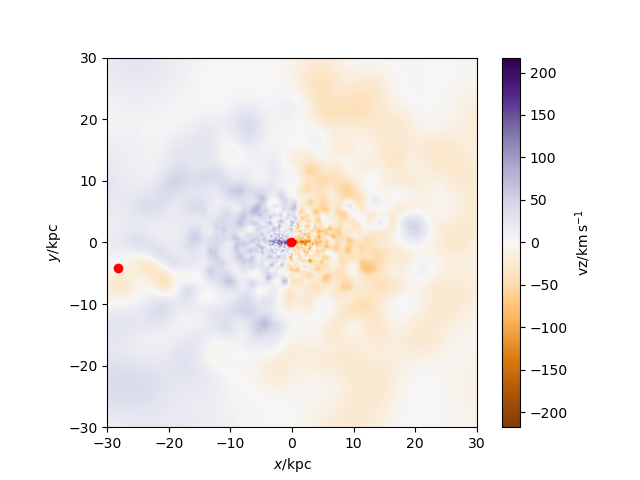

This chart was generated by the following Python code:
#galaxy 154 GG Stellar velocity code
import pynbody
import numpy as np
import pynbody.plot.sph as sph
import matplotlib.pyplot as plt

#loading snapshot
s=pynbody.load('/mnt/data0/jillian/gguaman/r154/cosmo25p.768sg1bwK1BHe75.007779')
#s=pynbody.load('/mnt/data0/jillian/gguaman/r154/r154.007779.tipsy')

#setting to physical units
s.physical_units()

#centering halo
#pynbody.analysis.angmom.faceon(s)
pynbody.analysis.angmom.sideon(s)

#creating star velocity plot
sph.image(s.s,qty="vz",width='60 kpc',cmap="PuOr", log=False, units='km s**-1')

#function to find BH
def findBH(s):
    BHfilter=pynbody.filt.LowPass('tform',0.0)
    BH=s.stars[BHfilter]
    return BH
BH=findBH(s)
print("The number of black holes is:",len(BH))

BHposition = BH['pos']
#print("The black hole's postion is", BHposition)
print("The BHs position is",BH['pos'].in_units('kpc'))

for i in range(len(BH)):
    #putting BH x in column
    BHx=BHposition[[i],0]
   #putting BH y in column
    BHy=BHposition[[i],1]
   #putting BH z in column
    BHz=BHposition[[i],2]
    plt.plot(BHx,BHy, 'ro')

#plt.show()
plt.savefig("galaxy154_StelVelGG.png")
